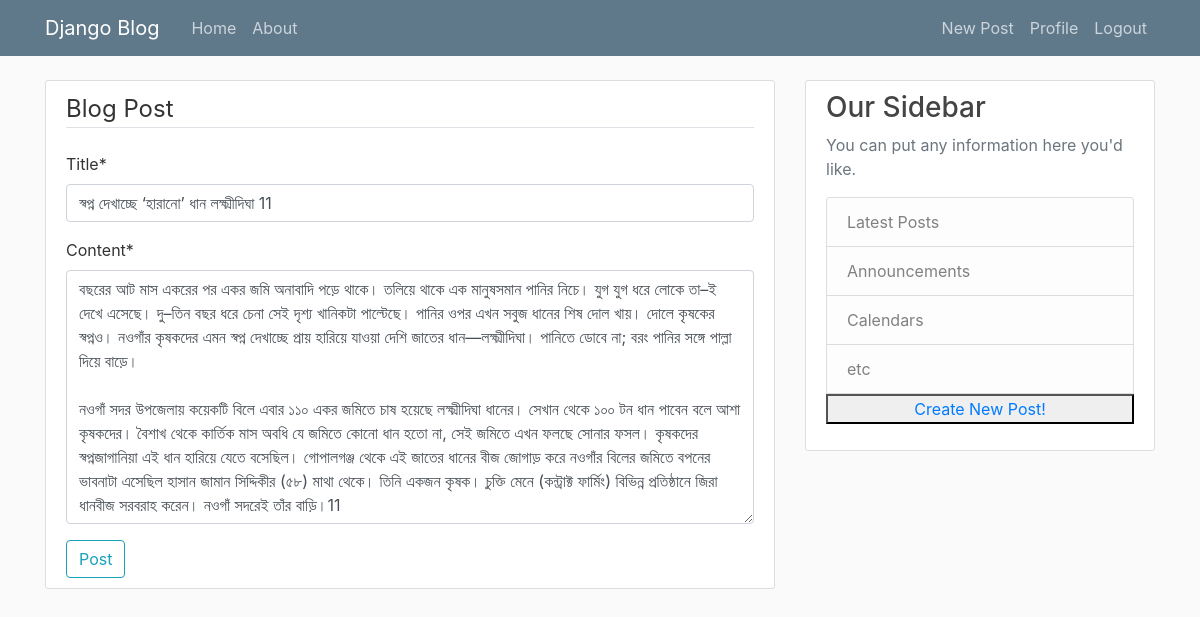
Page /post/11/update/ (signed in) on the committed database.
### BlogApp/models.py (models this page shows, shortened)
class Post(models.Model):
    title = models.CharField(max_length=150)
    content = models.TextField()
    date_post = models.DateTimeField(default=timezone.now)
    author = models.ForeignKey(User, on_delete=models.CASCADE)

### BlogApp/views.py (the view, shortened to what this page needs)
# urls.py: path('post/<int:pk>/update/', PostUpdateView.as_view(), name="post update"),
class PostUpdateView(UserPassesTestMixin, UpdateView):
    model = Post
    fields = ['title', 'content']
    template_name = 'home/post_form.html'
    def test_func(self):
        post = self.get_object()
        if self.request.user == post.author:
            return True
        return False

### BlogApp/templates/home/post_form.html (shortened to what this page needs)
{% extends "home/base.html" %}
{% load crispy_forms_tags %}
{% block content %}
<div class="content-section">
    <form method="POST">
        <fieldset class="from-group">
            <legend class="border-bottom mb-4"> Blog Post</legend>
            {{ form|crispy }}
        </fieldset>
        <div class="from-group">
            <button class="btn btn-outline-info" type="submit"> Post</button>
        </div>
    </form>
</div>
{% endblock %}

### BlogApp/static/blog/main.css (style rules this page uses)
body { background: #fafafa; color: #333333; margin-top: 5rem; }
.content-section { background: #ffffff; padding: 10px 20px; border: 1px solid #dddddd; border-radius: 3px; margin-bottom: 20px; }

### rows in the picture
Post: title "স্বপ্ন দেখাচ্ছে ‘হারানো’ ধান লক্ষ্মীদিঘা 11", content "বছরের আট মাস একরের পর একর জমি অনাবাদি পড়ে থাকে। তলিয়ে থাকে এক মানুষসমান পানির নিচে। যুগ যুগ ধরে লোকে তা–ই দেখে এসেছে। দু–তিন বছর ধরে চেনা সেই দৃশ্য খানিকটা পাল্টেছে। পানির ওপর এখন সবুজ ধানের শিষ দোল খায়। দোলে কৃষকের স্বপ্নও। নওগাঁর কৃষকদের এমন স্বপ্ন দেখাচ্ছে প্রায় হারিয়ে যাওয়া দেশি জাতের ধান—লক্ষ্মীদিঘা। পানিতে ডোবে না; বরং পানির সঙ্গে পাল্লা দিয়ে বাড়ে। নওগাঁ সদর উপজেলায় কয়েকটি বিলে এবার ১১০ একর জমিতে চাষ হয়েছে লক্ষ্মীদিঘা ধানের। সেখান থেকে ১০০ টন ধান পাবেন বলে আশা কৃষকদের। বৈশাখ থেকে কার্তিক মাস অবধি যে জমিতে কোনো ধান হতো না, সেই জমিতে এখন ফলছে সোনার ফসল। কৃষকদের স্বপ্নজাগানিয়া এই ধান হারিয়ে যেতে বসেছিল। গোপালগঞ্জ থেকে এই জাতের ধানের বীজ জোগাড় করে নওগাঁর বিলের জমিতে বপনের ভাবনাটা এসেছিল…"
